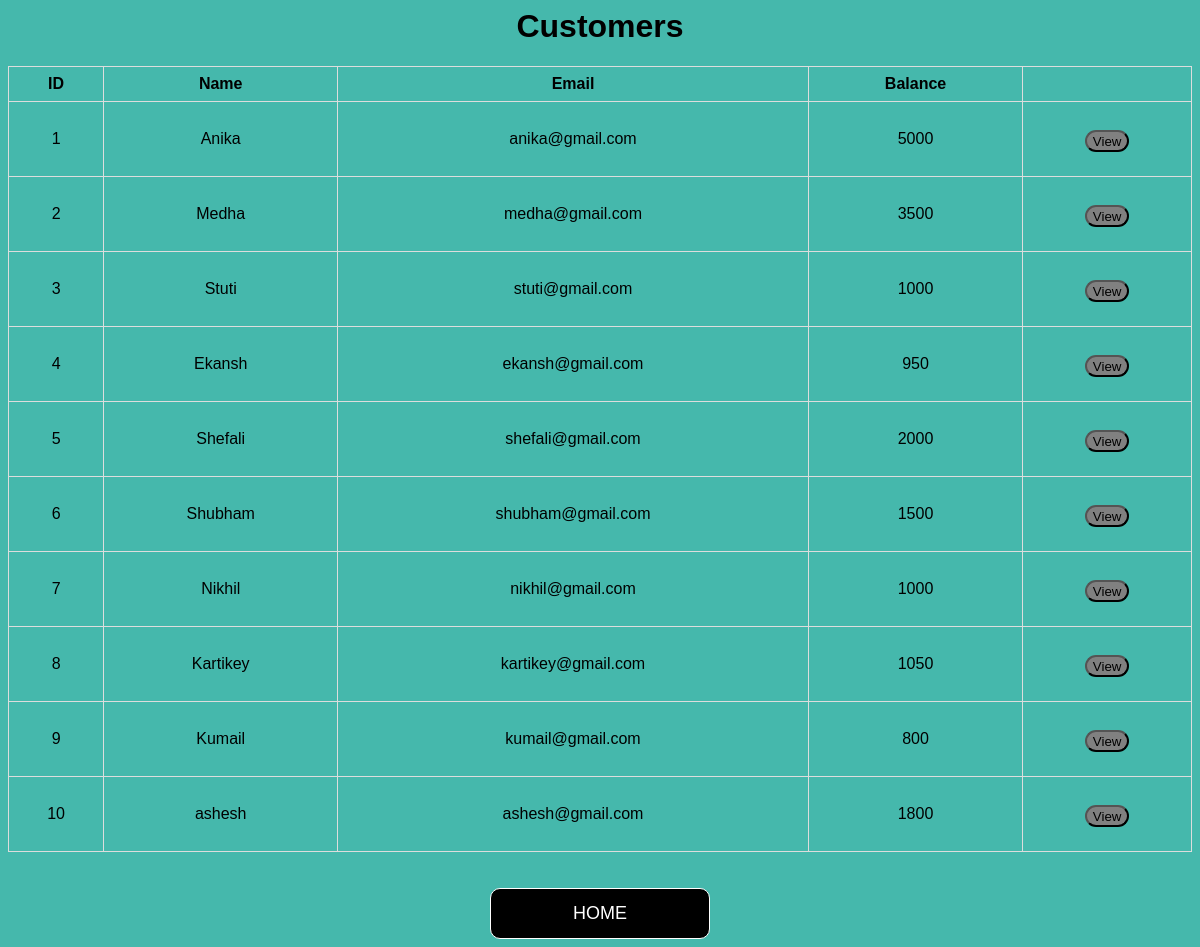
Page /check_transfer.php on the committed database.
### tables this page shows
CREATE TABLE `users` (
  `name` varchar(50) NOT NULL,
  `email` varchar(50) NOT NULL,
  `amount` double DEFAULT NULL
);

### getdetail.php (the view, shortened to what this page needs)
<?php
$con=mysqli_connect('sql303.epizy.com','epiz_27646907','4E7UhzyJCChd','epiz_27646907_bank');
$q="select * from users ";
$result=mysqli_query($con,$q);
?>
<html>
<head>
</head>
<body>
	<h1 style="color:#000000;">Customers</h1>
    <table class="flat-table-1">
		<thead>
			<th>ID</th>
			<th>Name</th>
			<th>Email</th>
			<th>Balance</th>
			<th></th>
		</thead>
		<tbody>
		<tr>
			<?php
				$row=mysqli_fetch_array($result);
			?>
			<td> 1</td>
			<td><?php echo  $row["name"]; ?></td>
			<td><?php echo  $row["email"]; ?></td>
			<td><?php echo  $row["amount"]; ?></td>
			<td>
				<form action="user.php" method="post"  class="view">
					<button class="button1" type="submit" name="name" value="Anika">View</button>
				</form>
			</td>
		</tr>
		<tr>
			<?php
				$row=mysqli_fetch_array($result);
			?>
			<td> 2</td>
			<td><?php echo  $row["name"]; ?></td>
			<td><?php echo  $row["email"]; ?></td>
			<td><?php echo  $row["amount"]; ?></td>
			<td>
				<form action="user.php" method="post" class="view">
					<button class="button1" type="submit" name="name" value="Medha">View</button>
				</form>
			</td>
		</tr>
        <tr>
			<?php
				$row=mysqli_fetch_array($result);
			?>
			<td> 3</td>
			<td><?php echo  $row["name"]; ?></td>
			<td><?php echo  $row["email"]; ?></td>
			<td><?php echo  $row["amount"]; ?></td>
			<td>
				<form action="user.php" method="post" class="view">
					<button class="button1" type="submit" name="name" value="Stuti">View</button>
				</form>
			</td>
		</tr>
        <tr>
			<?php
				$row=mysqli_fetch_array($result);
			?>
			<td> 4</td>
			<td><?php echo  $row["name"]; ?></td>
			<td><?php echo  $row["email"]; ?></td>
			<td><?php echo  $row["amount"]; ?></td>
			<td>
				<form action="user.php" method="post" class="view">
					<button class="button1" type="submit" name="name" value="Ekansh">View</button>
				</form>
			</td>
        </tr>
        <tr>
			<?php
				$row=mysqli_fetch_array($result);
			?>
			<td> 5</td>
			<td><?php echo  $row["name"]; ?></td>
			<td><?php echo  $row["email"]; ?></td>
			<td><?php echo  $row["amount"]; ?></td>
			<td>
				<form action="user.php" method="post" class="view">
					<button class="button1" type="submit" name="name" value="Shefali">View</button>
				</form>
			</td>
		</tr>
        <tr>
			<?php
				$row=mysqli_fetch_array($result);
			?>
			<td> 6</td>
			<td><?php echo  $row["name"]; ?></td>
			<td><?php echo  $row["email"]; ?></td>
			<td><?php echo  $row["amount"]; ?></td>
			<td>
				<form action="user.php" method="post" class="view">
					<button class="button1" type="submit" name="name" value="Shubham">View</button>
				</form>
			</td>
        </tr>
        <tr>
			<?php
				$row=mysqli_fetch_array($result);
			?>
			<td> 7</td>
			<td><?php echo  $row["name"]; ?></td>
			<td><?php echo  $row["email"]; ?></td>
			<td><?php echo  $row["amount"]; ?></td>
			<td>
				<form action="user.php" method="post" class="view">
					<button class="button1"type="submit" name="name" value="Nikhil">View</button>
				</form>
			</td>
		</tr>
        <tr>
			<?php
				$row=mysqli_fetch_array($result);
			?>
			<td> 8</td>
			<td><?php echo  $row["name"]; ?></td>
			<td><?php echo  $row["email"]; ?></td>
			<td><?php echo  $row["amount"]; ?></td>
			<td>
				<form action="user.php" method="post" class="view">
					<button class="button1"type="submit" name="name" value="Kartikey">View</button>
				</form>
			</td>
		</tr>
        <tr>
			<?php
				$row=mysqli_fetch_array($result);
			?>
			<td> 9</td>
			<td><?php echo  $row["name"]; ?></td>
			<td><?php echo  $row["email"]; ?></td>
			<td><?php echo  $row["amount"]; ?></td>
			<td>
				<form action="user.php" method="post" class="view">
					<button class="button1"type="submit" name="name" value="Kumail">View</button>
				</form>
			</td>
        </tr>
        <tr>
			<?php
				$row=mysqli_fetch_array($result);
			?>
			<td> 10</td>
			<td><?php echo  $row["name"]; ?></td>
			<td><?php echo  $row["email"]; ?></td>
			<td><?php echo  $row["amount"]; ?></td>
			<td>
				<form action="user.php" method="post" class="view">
					<button class="button1"type="submit" name="name" value="Ashesh">View</button>
				</form>
			</td>
		</tr>
		</tbody>
	</table><br><br>
<div class="buttons">
	<a href="index.php">
    <button class="glow-on-hover">HOME</button>
	</a>
</div>
</body>
</html>

### check_transfer.php (shortened to what this page needs)
<?php
$con=mysqli_connect('sql303.epizy.com','epiz_27646907','4E7UhzyJCChd','epiz_27646907_bank');
$name1=$_SESSION['name'];
$q="select amount from users where name='$name1'";
$result=mysqli_query($con,$q);
$row=mysqli_fetch_array($result);
$var=$row['amount'];
if ( $var >= $_POST["transfer"] )
{
    include 'getdetail.php';
}
else
{
	include 'getdetail.php';
    $message="Insufficient Balance";
   echo"<script type='text/javascript'>alert('$message');
   </script>";
}
?>

### rows in the picture
users: name "Anika", email "anika@gmail.com", amount "5000"
users: name "Medha", email "medha@gmail.com", amount "3500"
users: name "Stuti", email "stuti@gmail.com", amount "1000"
users: name "Ekansh", email "ekansh@gmail.com", amount "950"
users: name "Shefali", email "shefali@gmail.com", amount "2000"
users: name "Shubham", email "shubham@gmail.com", amount "1500"
users: name "Nikhil", email "nikhil@gmail.com", amount "1000"
users: name "Kartikey", email "kartikey@gmail.com", amount "1050"
users: name "Kumail", email "kumail@gmail.com", amount "800"
users: name "ashesh", email "ashesh@gmail.com", amount "1800"
